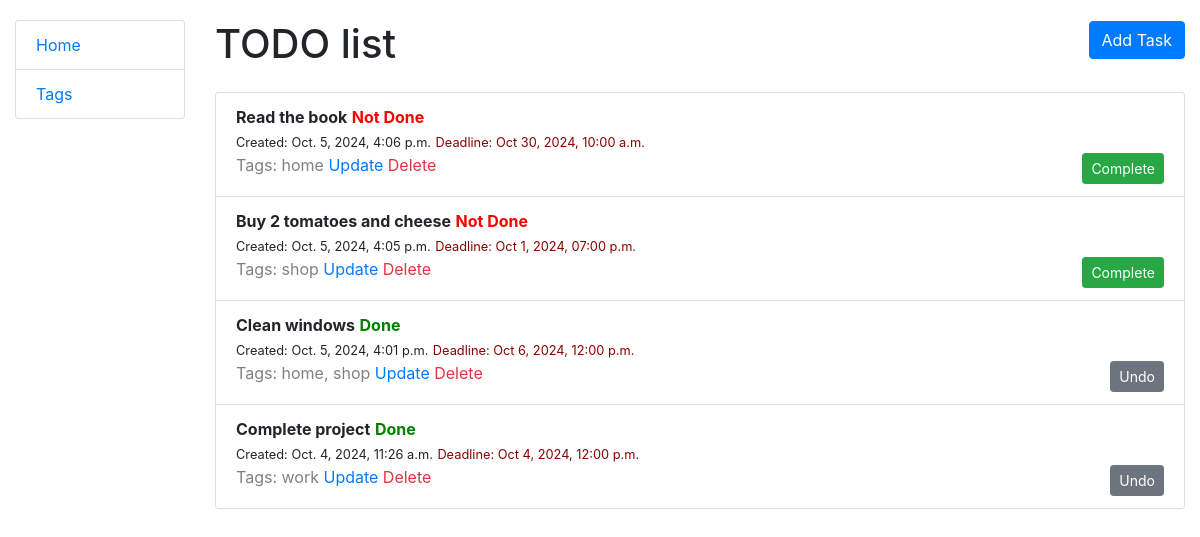
The page / on the database its author committed.
### catalog/models.py (models this page shows, shortened)
class Task(models.Model):
    content = models.TextField()
    created_at = models.DateTimeField(auto_now_add=True)
    deadline = models.DateTimeField(null=True, blank=True)
    is_done = models.BooleanField(default=False)
    tags = models.ManyToManyField(Tag, related_name="tasks", blank=True)

class Tag(models.Model):
    name = models.CharField(max_length=50, unique=True)
    class Meta:
        ordering = ("name",)

### catalog/views.py (the view)
# urls.py: path("", TaskListView.as_view(), name="home"),
class TaskListView(ListView):
    model = Task
    template_name = "catalog/task_list.html"
    context_object_name = "tasks"
    ordering = [
        "is_done",
        "-created_at",
    ]
    paginate_by = 10

### templates/catalog/task_list.html (shortened to what this page needs)
{% extends 'base.html' %}
{% block content %}
<div class="d-flex justify-content-between align-items-center mb-3">
    <h1>TODO list</h1>
    <a href="{% url 'catalog:task-create' %}" class="btn btn-primary mb-3">Add Task</a>
</div>
    <ul class="list-group">
        {% for task in tasks %}
            <li class="list-group-item">
                <strong>{{ task.content }}</strong>
                <strong style="color: {% if task.is_done %}green{% else %}red{% endif %};">
                    {% if task.is_done %}Done{% else %}Not Done{% endif %}
                </strong><br>
                <small>Created: {{ task.created_at }}</small>
                <small style="color: #8B0000;">Deadline: {{ task.deadline|default:"No deadline"|date:"M j, Y, h:i a" }}</small><br>
                <small style="color: gray; font-weight: normal; font-size: 1rem;">
                    Tags:
                    {% for tag in task.tags.all %}
                        {{ tag.name }}{% if not forloop.last %}, {% endif %}
                    {% empty %}
                        No tags
                    {% endfor %}
                </small>
                <a href="{% url 'catalog:task-update' task.id %}" class="text-primary">Update</a>
                <a href="{% url 'catalog:task-delete' task.id %}" class="text-danger">Delete</a>
                <form action="{% url 'catalog:task-toggle' task.pk %}" method="post" style="float: right;">
                    {% if task.is_done %}
                        <button type="submit" class="btn btn-secondary btn-sm">Undo</button>
                    {% else %}
                        <button type="submit" class="btn btn-success btn-sm">Complete</button>
                    {% endif %}
                </form>
            </li>
        {% empty %}
            <li class="list-group-item">No tasks available.</li>
        {% endfor %}
    </ul>
{% endblock %}

### templates/base.html (shortened to what this page needs)
<!DOCTYPE html>
<html lang="en">
<head>
  <link rel="stylesheet"
      href="https://cdn.jsdelivr.net/npm/bootstrap@4.5.3/dist/css/bootstrap.min.css"
>
  {% load static %}
  <link rel="stylesheet" href="{% static 'css/styles.css' %}">
</head>
<body>
<div class="container-fluid">
  <div class="row">
    <div class="col-sm-2">
      {% block sidebar %}
        {% include "includes/sidebar.html" %}
      {% endblock %}
    </div>
    <div class="col-sm-10 ">
      {% block content %}{% endblock %}
    </div>
  </div>
</div>
</body>
</html>

### templates/includes/sidebar.html
<ul class="sidebar-nav list-group">
  <li class="list-group-item"><a href="{% url 'catalog:home' %}">Home</a></li>
  <li class="list-group-item"><a href="{% url 'catalog:tag-list' %}">Tags</a></li>
</ul>

### static/css/styles.css (style rules this page uses)
body { margin-top: 20px; }

### rows shown on the page
Task: content "Read the book", is_done "Not Done", created_at "Oct. 5, 2024, 4:06 p.m.", deadline "Oct 30, 2024, 10:00 a.m."
Tag: name "home"
Task: content "Buy 2 tomatoes and cheese", is_done "Not Done", created_at "Oct. 5, 2024, 4:05 p.m.", deadline "Oct 1, 2024, 07:00 p.m."
Tag: name "shop"
Task: content "Clean windows", is_done "Done", created_at "Oct. 5, 2024, 4:01 p.m.", deadline "Oct 6, 2024, 12:00 p.m."
Task: content "Complete project", is_done "Done", created_at "Oct. 4, 2024, 11:26 a.m.", deadline "Oct 4, 2024, 12:00 p.m."
Tag: name "work"
